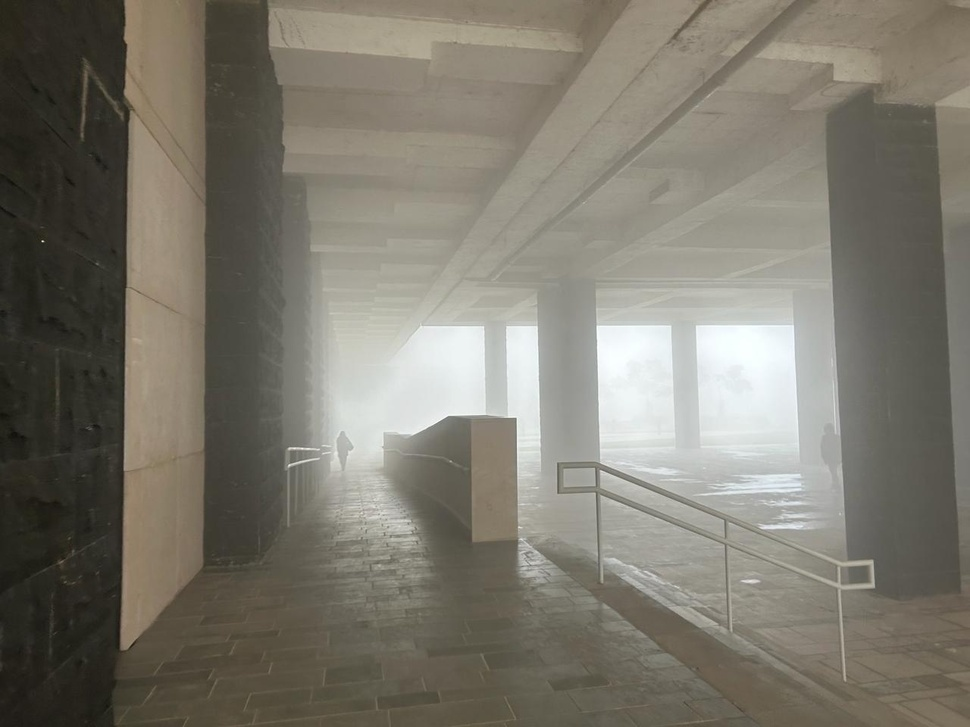
#> input picture foggy_image.jpeg, 970 x 727 px, shrunk from 1280 x 960 before the run, found by its file name
$ jupyter execute 'Image Dehaze.ipynb'
#> lines starting #> are read from the running program, lines starting #| are printed output that depends on the picture
#> further down, HazeImg is the input picture: shape (727, 970, 3); mean B, G, R 109.2, 120.2, 124.1
[cell 1]
from google.colab import drive
drive.mount('/content/drive')

[cell 2]
import cv2
import numpy as np
import copy


class image_dehazer():
    def __init__(self, airlightEstimation_windowSze=15, boundaryConstraint_windowSze=3, C0=20, C1=300,
                 regularize_lambda=0.1, sigma=0.5, delta=0.85, showHazeTransmissionMap=True):
        self.airlightEstimation_windowSze = airlightEstimation_windowSze
        self.boundaryConstraint_windowSze = boundaryConstraint_windowSze
        self.C0 = C0
        self.C1 = C1
        self.regularize_lambda = regularize_lambda
        self.sigma = sigma
        self.delta = delta
        self.showHazeTransmissionMap = showHazeTransmissionMap
        self._A = []
        self._transmission = []
        self._WFun = []

    # Airlight estimation method: Estimates the atmospheric light in the image
    def __AirlightEstimation(self, HazeImg):
        # Check if the image is a color image (3 channels) or grayscale (1 channel)
        if len(HazeImg.shape) == 3:
            # Loop through each color channel
            for ch in range(len(HazeImg.shape)):
                # Create a morphological kernel for opening operation
                kernel = np.ones((self.airlightEstimation_windowSze, self.airlightEstimation_windowSze), np.uint8)
                # Apply morphological opening to the current color channel
                minImg = cv2.morphologyEx(HazeImg[:, :, ch], cv2.MORPH_OPEN, kernel)
                # Append the maximum pixel value after opening to the airlight estimation list
                self._A.append(int(minImg.max()))
#> after the loop, self._A = [254, 254, 247]
        else:
            # For grayscale images, perform morphological opening and append the maximum pixel value
            kernel = np.ones((self.airlightEstimation_windowSze, self.airlightEstimation_windowSze), np.uint8)
            minImg = cv2.morphologyEx(HazeImg, cv2.MORPH_OPEN, kernel)
            self._A.append(int(minImg.max()))

    # Boundary constraint method: Computes the haze transmission map with boundary constraints
    def __BoundCon(self, HazeImg):
        if len(HazeImg.shape) == 3:
            # Calculate transmission for each color channel independently
            t_b = np.maximum((self._A[0] - HazeImg[:, :, 0].astype(float)) / (self._A[0] - self.C0),
                             (HazeImg[:, :, 0].astype(float) - self._A[0]) / (self.C1 - self._A[0]))
            t_g = np.maximum((self._A[1] - HazeImg[:, :, 1].astype(float)) / (self._A[1] - self.C0),
                             (HazeImg[:, :, 1].astype(float) - self._A[1]) / (self.C1 - self._A[1]))
            t_r = np.maximum((self._A[2] - HazeImg[:, :, 2].astype(float)) / (self._A[2] - self.C0),
                             (HazeImg[:, :, 2].astype(float) - self._A[2]) / (self.C1 - self._A[2]))

            # Find the maximum transmission value among color channels
            MaxVal = np.maximum(t_b, t_g, t_r)
            # Set the final transmission map as the minimum between the maximum and 1
            self._Transmission = np.minimum(MaxVal, 1)
        else:
            # For grayscale images, compute transmission with boundary constraints
            self._Transmission = np.maximum((self._A[0] - HazeImg.astype(float)) / (self._A[0] - self.C0),
                                            (HazeImg.astype(float) - self._A[0]) / (self.C1 - self._A[0]))
            # Ensure transmission values are between 0 and 1
            self._Transmission = np.minimum(self._Transmission, 1)

            # Apply morphological closing to the transmission map to enforce boundary constraints
        kernel = np.ones((self.boundaryConstraint_windowSze, self.boundaryConstraint_windowSze), float)
        self._Transmission = cv2.morphologyEx(self._Transmission, cv2.MORPH_CLOSE, kernel=kernel)

    def __LoadFilterBank(self):
        kirsch_filters = []
        kirsch_filters.append(np.array([[-3, -3, -3], [-3, 0, 5], [-3, 5, 5]]))
        kirsch_filters.append(np.array([[-3, -3, -3], [-3, 0, -3], [5, 5, 5]]))
        kirsch_filters.append(np.array([[-3, -3, -3], [5, 0, -3], [5, 5, -3]]))
        kirsch_filters.append(np.array([[5, -3, -3], [5, 0, -3], [5, -3, -3]]))
        kirsch_filters.append(np.array([[5, 5, -3], [5, 0, -3], [-3, -3, -3]]))
        kirsch_filters.append(np.array([[5, 5, 5], [-3, 0, -3], [-3, -3, -3]]))
        kirsch_filters.append(np.array([[-3, 5, 5], [-3, 0, 5], [-3, -3, -3]]))
        kirsch_filters.append(np.array([[-3, -3, 5], [-3, 0, 5], [-3, -3, 5]]))
        kirsch_filters.append(np.array([[-1, -1, -1], [-1, 8, -1], [-1, -1, -1]]))
        kirsch_filters.append(np.array([[-3, -3, -3], [-3, 0, 5], [-3, 5, 5]]))
        kirsch_filters.append(np.array([[-3, -3, -3], [-3, 0, -3], [5, 5, 5]]))
        kirsch_filters.append(np.array([[-3, -3, -3], [5, 0, -3], [5, 5, -3]]))
        kirsch_filters.append(np.array([[5, -3, -3], [5, 0, -3], [5, -3, -3]]))
        kirsch_filters.append(np.array([[5, 5, -3], [5, 0, -3], [-3, -3, -3]]))
        kirsch_filters.append(np.array([[5, 5, 5], [-3, 0, -3], [-3, -3, -3]]))
        kirsch_filters.append(np.array([[-3, 5, 5], [-3, 0, 5], [-3, -3, -3]]))
        kirsch_filters.append(np.array([[-3, -3, 5], [-3, 0, 5], [-3, -3, 5]]))
        kirsch_filters.append(np.array([[-3, -3, -3], [-3, 0, 5], [-3, 5, 5]]))
        kirsch_filters.append(np.array([[-3, -3, -3], [-3, 0, -3], [5, 5, 5]]))
        kirsch_filters.append(np.array([[-3, -3, -3], [5, 0, -3], [5, 5, -3]]))
        kirsch_filters.append(np.array([[5, -3, -3], [5, 0, -3], [5, -3, -3]]))
        kirsch_filters.append(np.array([[5, 5, -3], [5, 0, -3], [-3, -3, -3]]))
        kirsch_filters.append(np.array([[5, 5, 5], [-3, 0, -3], [-3, -3, -3]]))
        kirsch_filters.append(np.array([[-3, 5, 5], [-3, 0, 5], [-3, -3, -3]]))
        kirsch_filters.append(np.array([[-3, -3, 5], [-3, 0, 5], [-3, -3, 5]]))

        return kirsch_filters

    def __CalculateWeightingFunction(self, HazeImg, Filter):

        # Computing the weight function... Eq (17) in the paper

        HazeImageDouble = HazeImg.astype(float) / 255.0
        if (len(HazeImg.shape) == 3):
            Red = HazeImageDouble[:, :, 2]
            d_r = self.__circularConvFilt(Red, Filter)

            Green = HazeImageDouble[:, :, 1]
            d_g = self.__circularConvFilt(Green, Filter)

            Blue = HazeImageDouble[:, :, 0]
            d_b = self.__circularConvFilt(Blue, Filter)

            return (np.exp(-((d_r ** 2) + (d_g ** 2) + (d_b ** 2)) / (2 * self.sigma * self.sigma)))
        else:
            d = self.__circularConvFilt(HazeImageDouble, Filter)
            return (np.exp(-((d ** 2) + (d ** 2) + (d ** 2)) / (2 * self.sigma * self.sigma)))

    def __circularConvFilt(self, Img, Filter):
        FilterHeight, FilterWidth = Filter.shape
        assert (FilterHeight == FilterWidth), 'Filter must be square in shape --> Height must be same as width'
        assert (FilterHeight % 2 == 1), 'Filter dimension must be a odd number.'

        filterHalsSize = int((FilterHeight - 1) / 2)
        rows, cols = Img.shape
        PaddedImg = cv2.copyMakeBorder(Img, filterHalsSize, filterHalsSize, filterHalsSize, filterHalsSize,
                                       borderType=cv2.BORDER_WRAP)
        FilteredImg = cv2.filter2D(PaddedImg, -1, Filter)
        Result = FilteredImg[filterHalsSize:rows + filterHalsSize, filterHalsSize:cols + filterHalsSize]
        return (Result)

    def __CalTransmission(self, HazeImg):
        rows, cols = self._Transmission.shape

        KirschFilters = self.__LoadFilterBank()

        # Normalize the filters
        for idx, currentFilter in enumerate(KirschFilters):
            KirschFilters[idx] = KirschFilters[idx] / np.linalg.norm(currentFilter)

        # Calculate Weighting function --> [rows, cols. numFilters] --> One Weighting function for every filter
        WFun = []
        for idx, currentFilter in enumerate(KirschFilters):
            WFun.append(self.__CalculateWeightingFunction(HazeImg, currentFilter))
#> after the loop, WFun = 25 items

        # Precompute the constants that are later needed in the optimization step
        tF = np.fft.fft2(self._Transmission)
        DS = 0

        for i in range(len(KirschFilters)):
            D = self.__psf2otf(KirschFilters[i], (rows, cols))
            # D = psf2otf(KirschFilters[i], (rows, cols))
            DS = DS + (abs(D) ** 2)
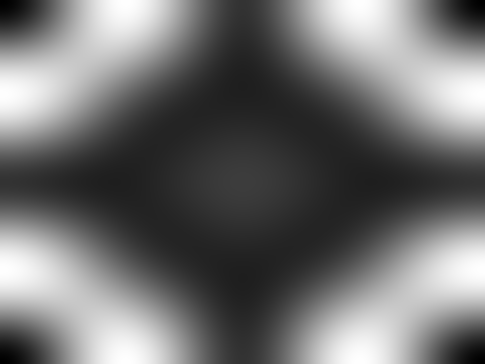
#> DS: shape (727, 970) float64 (shown at 1/2 size); min 7.32e-30, max 57.46, mean 25; drawn with min black and max white

        # Cyclic loop for refining t and u --> Section III in the paper
        beta = 1  # Start Beta value --> selected from the paper
        beta_max = 2 ** 8  # Selected from the paper --> Section III --> "Scene Transmission Estimation"
        beta_rate = 2 * np.sqrt(2)  # Selected from the paper

        while (beta < beta_max):
            gamma = self.regularize_lambda / beta

            # Fixing t first and solving for u
            DU = 0
            for i in range(len(KirschFilters)):
                dt = self.__circularConvFilt(self._Transmission, KirschFilters[i])
                u = np.maximum((abs(dt) - (WFun[i] / (len(KirschFilters) * beta))), 0) * np.sign(dt)
                DU = DU + np.fft.fft2(self.__circularConvFilt(u, cv2.flip(KirschFilters[i], -1)))

            # Fixing u and solving t --> Equation 26 in the paper
            # Note: In equation 26, the Numerator is the "DU" calculated in the above part of the code
            # In the equation 26, the Denominator is the DS which was computed as a constant in the above code

            self._Transmission = np.abs(np.fft.ifft2((gamma * tF + DU) / (gamma + DS)))
            beta = beta * beta_rate
#> this loop made 6 passes
#> gamma on passes 1 to 2: 0.1, 0.0354
#> pass 1, in __circularConvFilt (call 76), `FilteredImg = cv2.filter2D(PaddedImg, -1, Filter)`:
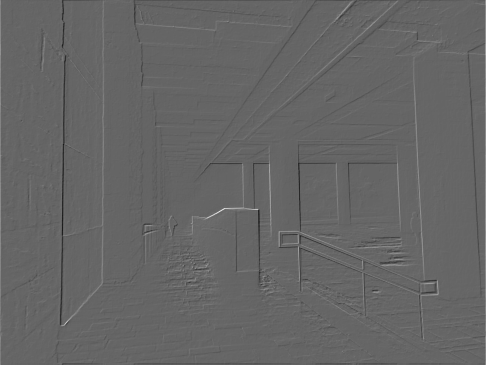
#> FilteredImg: shape (729, 972) float64 (shown at 1/2 size); min -0.347, max 0.522, mean 1.05e-16; drawn with min black and max white
#> after the loop:
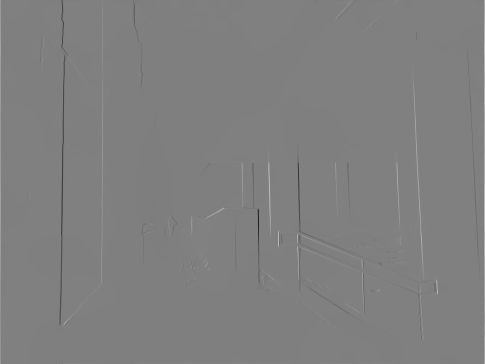
#> dt: shape (727, 970) float64 (shown at 1/2 size); min -0.557, max 0.553, mean 1.04e-16; drawn with min black and max white
#> after the loop:
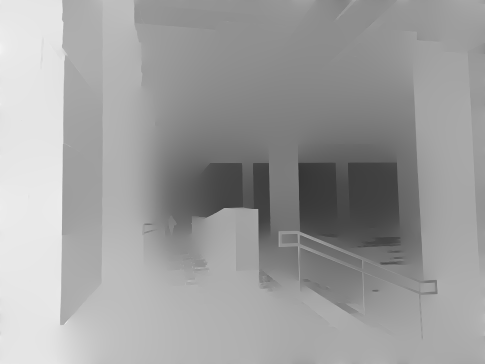
#> self._Transmission: shape (727, 970) float64 (shown at 1/2 size); min 0.19, max 0.955, mean 0.623

        if (self.showHazeTransmissionMap):
            # cv2.imshow("Haze Transmission Map", self._Transmission)
            # cv2.waitKey(1)
            pass
    def __removeHaze(self, HazeImg):
        '''
        :param HazeImg: Hazy input image
        :param Transmission: estimated transmission
        :param A: estimated airlight
        :param delta: fineTuning parameter for dehazing --> default = 0.85
        :return: result --> Dehazed image
        '''

        # This function will implement equation(3) in the paper
        # " https://www.cv-foundation.org/openaccess/content_iccv_2013/papers/Meng_Efficient_Image_Dehazing_2013_ICCV_paper.pdf "

        epsilon = 0.001
        Transmission = pow(np.maximum(abs(self._Transmission), epsilon), self.delta)

        HazeCorrectedImage = copy.deepcopy(HazeImg)
        if (len(HazeImg.shape) == 3):
            for ch in range(len(HazeImg.shape)):
                temp = ((HazeImg[:, :, ch].astype(float) - self._A[ch]) / Transmission) + self._A[ch]
                temp = np.maximum(np.minimum(temp, 255), 0)
                HazeCorrectedImage[:, :, ch] = temp
#> this loop made 3 passes
#> pass 1, in __removeHaze, `temp = np.maximum(np.minimum(temp, 255), 0)`:
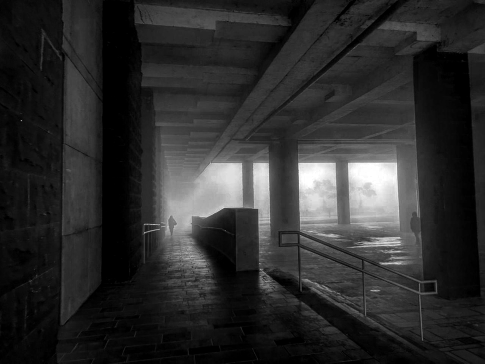
#> temp: shape (727, 970) float64 (shown at 1/2 size); min 0, max 255, mean 45.1
#> after the loop:
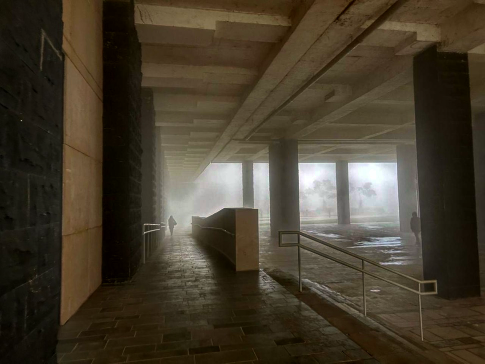
#> HazeCorrectedImage: shape (727, 970, 3) (shown at 1/2 size); mean B, G, R 44.6, 60.7, 70
        else:
            temp = ((HazeImg.astype(float) - self._A[0]) / Transmission) + self._A[0]
            temp = np.maximum(np.minimum(temp, 255), 0)
            HazeCorrectedImage = temp
        return (HazeCorrectedImage)

    def __psf2otf(self, psf, shape):
        if np.all(psf == 0):
           return np.zeros_like(psf)

        inshape = psf.shape
        # Pad the PSF to outsize
        psf = self.__zero_pad(psf, shape, position='corner')

        # Circularly shift OTF so that the 'center' of the PSF is
        # [0,0] element of the array
        for axis, axis_size in enumerate(inshape):
            psf = np.roll(psf, -int(axis_size / 2), axis=axis)

        # Compute the OTF
        otf = np.fft.fft2(psf)

        # Estimate the rough number of operations involved in the FFT
        # and discard the PSF imaginary part if within roundoff error
        # roundoff error  = machine epsilon = sys.float_info.epsilon
        # or np.finfo().eps
        n_ops = np.sum(psf.size * np.log2(psf.shape))
        otf = np.real_if_close(otf, tol=n_ops)

        return otf

    def __zero_pad(self, image, shape, position='corner'):
        """
        Extends image to a certain size with zeros

        Parameters
        ----------
        image: real 2d `numpy.ndarray`
            Input image
        shape: tuple of int
            Desired output shape of the image
        position : str, optional
            The position of the input image in the output one:
                * 'corner'
                    top-left corner (default)
                * 'center'
                    centered

        Returns
        -------
        padded_img: real `numpy.ndarray`
            The zero-padded image

        """
        shape = np.asarray(shape, dtype=int)
        imshape = np.asarray(image.shape, dtype=int)

        if np.alltrue(imshape == shape):
            return image

        if np.any(shape <= 0):
            raise ValueError("ZERO_PAD: null or negative shape given")

        dshape = shape - imshape
        if np.any(dshape < 0):
            raise ValueError("ZERO_PAD: target size smaller than source one")

        pad_img = np.zeros(shape, dtype=image.dtype)

        idx, idy = np.indices(imshape)

        if position == 'center':
            if np.any(dshape % 2 != 0):
                raise ValueError("ZERO_PAD: source and target shapes "
                                 "have different parity.")
            offx, offy = dshape // 2
        else:
            offx, offy = (0, 0)

        pad_img[idx + offx, idy + offy] = image

        return pad_img

    def remove_haze(self, HazeImg):
        self.__AirlightEstimation(HazeImg)
        self.__BoundCon(HazeImg)
        self.__CalTransmission(HazeImg)
        haze_corrected_img = self.__removeHaze(HazeImg)
        HazeTransmissionMap = self._Transmission
        return (haze_corrected_img, HazeTransmissionMap)


# [8 lines left out: function remove_haze, not called in this run]

[cell 3]
import cv2
import matplotlib.pyplot as plt
HazeImg = cv2.imread('/content/drive/MyDrive/computer vision project/IMPORTANT/foggy_image.jpeg')
i=image_dehazer()
HazeCorrectedImg, HazeTransmissionMap = i.remove_haze(HazeImg)

[cell 4]
plt.figure(figsize=(16,16))
plt.subplot(1,2,1)
plt.imshow(cv2.cvtColor(HazeImg,cv2.COLOR_BGR2RGB))
plt.title('Foggy Image')
plt.axis("off")
plt.subplot(1,2,2)
plt.imshow(cv2.cvtColor(HazeCorrectedImg,cv2.COLOR_BGR2RGB))
plt.title('Clear Image')
plt.axis("off")
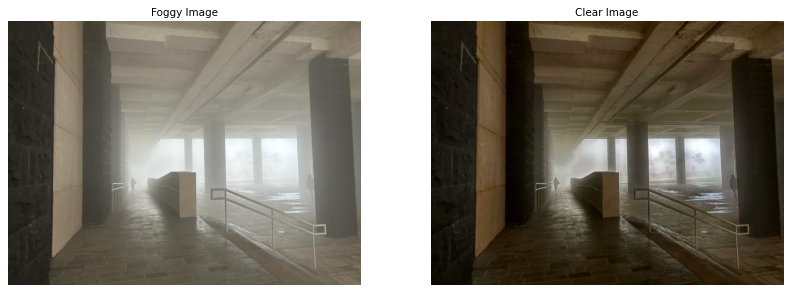
#> figure drawn by matplotlib, 2 panels

$ run again, with College.JPG copied over foggy_image.jpeg
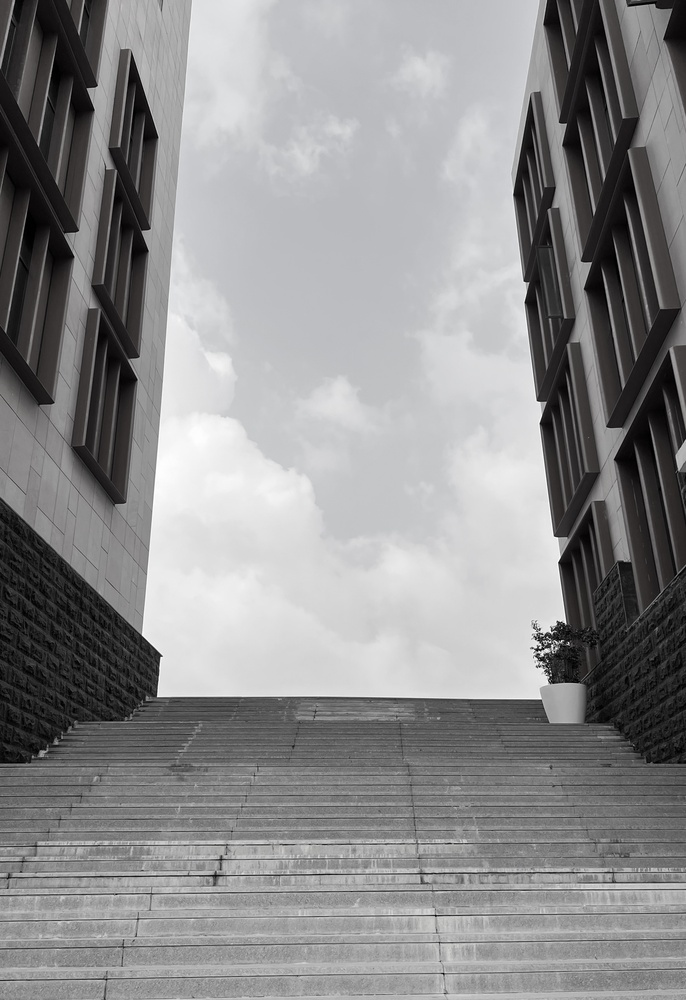
#> input picture College.JPG, 686 x 1000 px, shrunk from 2454 x 3579 before the run, found by its file name
#> HazeImg is the input picture: shape (1000, 686, 3); mean B, G, R 141.7, 140.9, 141.1
#> after the loop in __AirlightEstimation, `for ch in range(len(HazeImg.shape)):`: self._A = [247, 247, 247]
#> after the loop in __CalTransmission, `for idx, currentFilter in enumerate(KirschFilters):`: WFun = 25 items
#> the loop in __CalTransmission, `while (beta < beta_max):` made 6 passes
#> gamma on passes 1 to 2: 0.1, 0.0354
#> pass 1, in __circularConvFilt (call 76), `FilteredImg = cv2.filter2D(PaddedImg, -1, Filter)`:
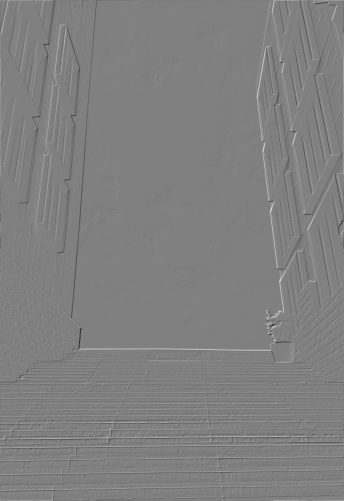
#> FilteredImg: shape (1002, 688) float64 (shown at 1/2 size); min -0.949, max 0.938, mean 8.21e-17; drawn with min black and max white
#> `[cell 4] plt.figure(figsize=(16,16)) plt.subplot(1,2,1) plt.imshow(cv2..`:
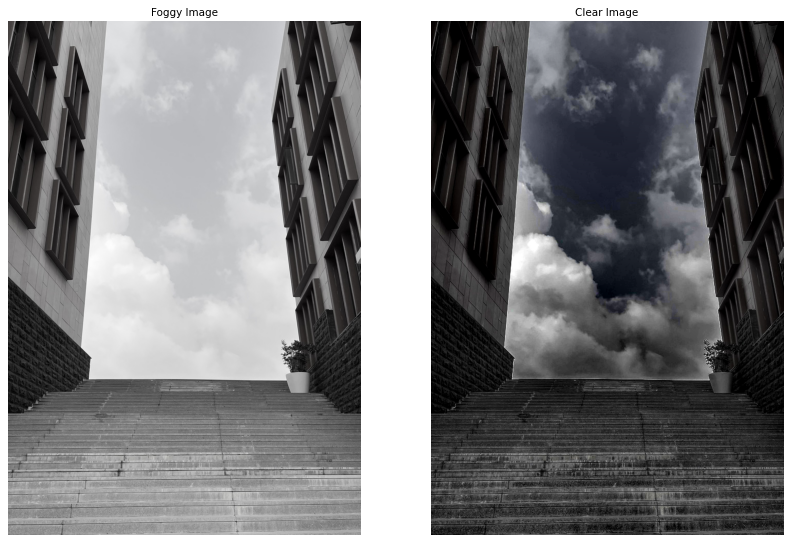
#> figure drawn by matplotlib, 2 panels
